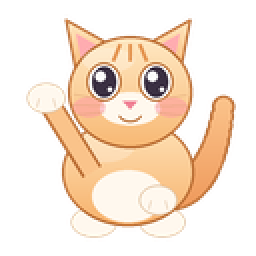
#> input picture packs/cat-default/preview-wave.png, 128 x 128 px (shown 2 times larger)
$ python make-icon.py
#> lines starting #> are read from the running program, lines starting #| are printed output that depends on the picture
"""从默认外形生成 Windows 图标（多尺寸 .ico）。可重复运行。

用法： python tools/make-icon.py
产出： assets/deskpet.ico（16/24/32/48/64/128），桌面快捷方式用它当图标。
"""
import pathlib
import sys

from PIL import Image

ROOT = pathlib.Path(__file__).resolve().parent.parent
SRC = ROOT / "packs" / "cat-default" / "preview-wave.png"
OUT = ROOT / "assets" / "deskpet.ico"
SIZES = [(16, 16), (24, 24), (32, 32), (48, 48), (64, 64), (128, 128)]


def main() -> int:
    if not SRC.exists():
        print("source frame missing:", SRC)
        print("run it first: python tools/make-default-skin.py")
        return 1

    img = Image.open(SRC).convert("RGBA")
#> img is the input picture: PIL image 128x128 RGBA; mean R, G, B, A 110.3, 88.8, 70.5, 108
    box = img.getbbox()
#> box = (11, 7, 120, 121)
    if box:
        img = img.crop(box)  # 去掉透明边，避免小尺寸下图案偏小
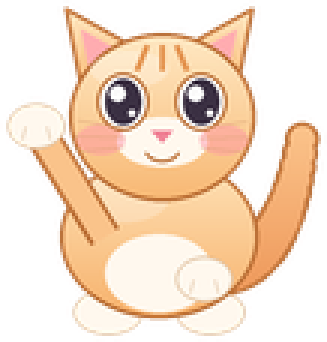
#> img: PIL image 109x114 RGBA (shown 3 times larger); mean R, G, B, A 145.4, 117.1, 93, 142.5; transparent parts drawn white

    # 放进正方形画布并留 6% 边距：Windows 各视图下都不会贴边裁切
    side = max(img.width, img.height)
#> side = 114
    canvas_side = 128
    scale = (canvas_side * 0.94) / side
#> scale = 1.06
    resized = img.resize((max(1, round(img.width * scale)), max(1, round(img.height * scale))), Image.LANCZOS)
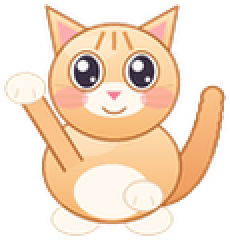
#> resized: PIL image 115x120 RGBA (shown 2 times larger); mean R, G, B, A 147.3, 118.6, 93.9, 142.5; transparent parts drawn white
    canvas = Image.new("RGBA", (canvas_side, canvas_side), (0, 0, 0, 0))
#> canvas: PIL image 128x128 RGBA; every value is 0
    canvas.paste(resized, ((canvas_side - resized.width) // 2, (canvas_side - resized.height) // 2), resized)
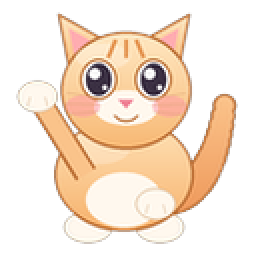
#> canvas: PIL image 128x128 RGBA (shown 2 times larger); mean R, G, B, A 111.2, 92, 74.3, 117.7; transparent parts drawn white

    OUT.parent.mkdir(parents=True, exist_ok=True)
    canvas.save(OUT, format="ICO", sizes=SIZES)

    with Image.open(OUT) as check:
        got = sorted(check.info.get("sizes", []))
#> got = [(16, 16), (24, 24), (32, 32), (48, 48), (64, 64), (128, 128)]
    print("source :", SRC.name, img.size)
#| source : preview-wave.png (109, 114)
    print("written:", OUT)
    print("sizes  :", ", ".join("%dx%d" % s for s in got))
#| sizes  : 16x16, 24x24, 32x32, 48x48, 64x64, 128x128
    if len(got) < len(SIZES):
        print("WARNING: fewer sizes than requested")
        return 1
    return 0


if __name__ == "__main__":
    sys.exit(main())
#> (the program exits here)
